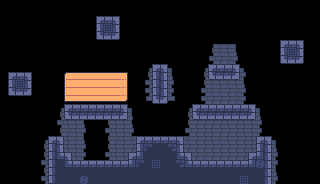

This game map was drawn from its Tiled (.tmx) file and the tilesets committed beside it. A one-line description and the trimmed map source follow:
An orthogonal 40x23 tile map with 8x8 px tiles, 2 tile layers (Background, Base), 6 tilesets and 24 objects.

<map version="1.10" tiledversion="1.10.2" orientation="orthogonal" renderorder="right-down" width="40" height="23" tilewidth="8" tileheight="8" infinite="0" nextlayerid="4" nextobjectid="295">
 <tileset firstgid="1" source="../tileset.tsx" />
 <tileset firstgid="1025" source="../LevelEditor/big.tsx" />
 <tileset firstgid="1281" source="../LevelEditor/small.tsx" />
 <tileset firstgid="2305" source="../LevelEditor/wide.tsx" />
 <tileset firstgid="2817" source="../LevelEditor/ultrawide.tsx" />
 <tileset firstgid="3137" source="../LevelEditor/Tall.tsx" />
 <layer id="3" name="Background" width="40" height="23">
  <data>[920 cells, 185 non-empty, 22 distinct tile ids]</data>
 </layer>
 <layer id="1" name="Base" width="40" height="23">
  <properties>
   <property name="NoOverlappingOutput" type="bool" value="true" />
  </properties>
  <data>[920 cells, 197 non-empty, 17 distinct tile ids]</data>
 </layer>
 <objectgroup id="2" name="Objects">
  <object id="227" gid="1025" x="216.166" y="160.166" width="16" height="16">
   <properties>
    <property name="object" value="player" />
   </properties>
  </object>
  <object id="229" gid="1409" x="155.667" y="128" width="8" height="8">
   <properties>
    <property name="object" value="key" />
   </properties>
  </object>
  <object id="241" gid="1544" x="256" y="136" width="8" height="8">
   <properties>
    <property name="object" value="number" />
    <property name="value" type="int" value="7" />
   </properties>
  </object>
  <object id="247" gid="2321" x="152" y="136" width="16" height="8">
   <properties>
    <property name="object" value="button" />
    <property name="signal" type="int" value="1" />
   </properties>
  </object>
  <object id="248" gid="1314" x="138" y="128" width="8" height="8">
   <properties>
    <property name="object" value="signal_door" />
    <property name="signal" type="int" value="1" />
    <property name="state" value="reverse" />
   </properties>
  </object>
  <object id="250" gid="1546" x="72" y="136" width="8" height="8">
   <properties>
    <property name="object" value="number" />
    <property name="value" type="int" value="9" />
   </properties>
  </object>
  <object id="251" gid="2369" x="263.333" y="126" width="16" height="8">
   <properties>
    <property name="object" value="falling_platform" />
   </properties>
  </object>
  <object id="252" gid="1542" x="112" y="104" width="8" height="8">
   <properties>
    <property name="object" value="number" />
    <property name="value" type="int" value="5" />
   </properties>
  </object>
  <object id="254" gid="1541" x="168" y="136" width="8" height="8">
   <properties>
    <property name="object" value="number" />
    <property name="value" type="int" value="4" />
   </properties>
  </object>
  <object id="257" gid="1282" x="174" y="128" width="8" height="8">
   <properties>
    <property name="object" value="signal_door" />
    <property name="signal" type="int" value="0" />
    <property name="state" value="reverse" />
   </properties>
  </object>
  <object id="261" gid="1441" x="229.351" y="102.961" width="8" height="8">
   <properties>
    <property name="object" value="stone" />
   </properties>
  </object>
  <object id="270" gid="1537" x="96" y="104" width="8" height="8">
   <properties>
    <property name="object" value="number" />
    <property name="value" type="int" value="0" />
   </properties>
  </object>
  <object id="273" gid="1027" x="216" y="64" width="16" height="16">
   <properties>
    <property name="object" value="door" />
   </properties>
  </object>
  <object id="274" gid="1346" x="266.5" y="98.333" width="8" height="8">
   <properties>
    <property name="object" value="signal_door" />
    <property name="signal" type="int" value="2" />
    <property name="state" value="reverse" />
   </properties>
  </object>
  <object id="275" gid="1314" x="243.5" y="84.5" width="8" height="8">
   <properties>
    <property name="object" value="signal_door" />
    <property name="signal" type="int" value="1" />
    <property name="state" value="reverse" />
   </properties>
  </object>
  <object id="276" gid="1539" x="200" y="104" width="8" height="8">
   <properties>
    <property name="object" value="number" />
    <property name="value" type="int" value="2" />
   </properties>
  </object>
  <object id="283" x="193" y="137">
   <properties>
    <property name="height" type="int" value="1" />
    <property name="object" value="math_multi_row" />
    <property name="signals" value="1" />
    <property name="table" value="2_-1_=12" />
    <property name="width" type="int" value="10" />
   </properties>
   <point />
  </object>
  <object id="285" x="66" y="89">
   <properties>
    <property name="height" type="int" value="1" />
    <property name="object" value="math_multi_row" />
    <property name="signals" value="0" />
    <property name="table" value="1_+25=3_" />
    <property name="width" type="int" value="10" />
   </properties>
   <point />
  </object>
  <object id="286" x="184" y="88">
   <properties>
    <property name="height" type="int" value="1" />
    <property name="object" value="math_multi_row" />
    <property name="signals" value="2" />
    <property name="table" value="_*1_/_5=2_" />
    <property name="width" type="int" value="10" />
   </properties>
   <point />
  </object>
  <object id="287" gid="2369" x="41.3333" y="127.667" width="16" height="8">
   <properties>
    <property name="object" value="falling_platform" />
   </properties>
  </object>
  <object id="291" gid="1028" x="216" y="160" width="16" height="16">
   <properties>
    <property name="object" value="spawn" />
   </properties>
  </object>
  <object id="292" gid="1411" x="91.3333" y="150" width="8" height="8">
   <properties>
    <property name="object" value="coin" />
   </properties>
  </object>
  <object id="293" gid="1411" x="155.667" y="52.6667" width="8" height="8">
   <properties>
    <property name="object" value="coin" />
   </properties>
  </object>
  <object id="294" x="0" y="0">
   <properties>
    <property name="object" value="dialogueTrigger" />
    <property name="path" value="dialogues/end.json" />
   </properties>
   <point />
  </object>
 </objectgroup>
</map>
